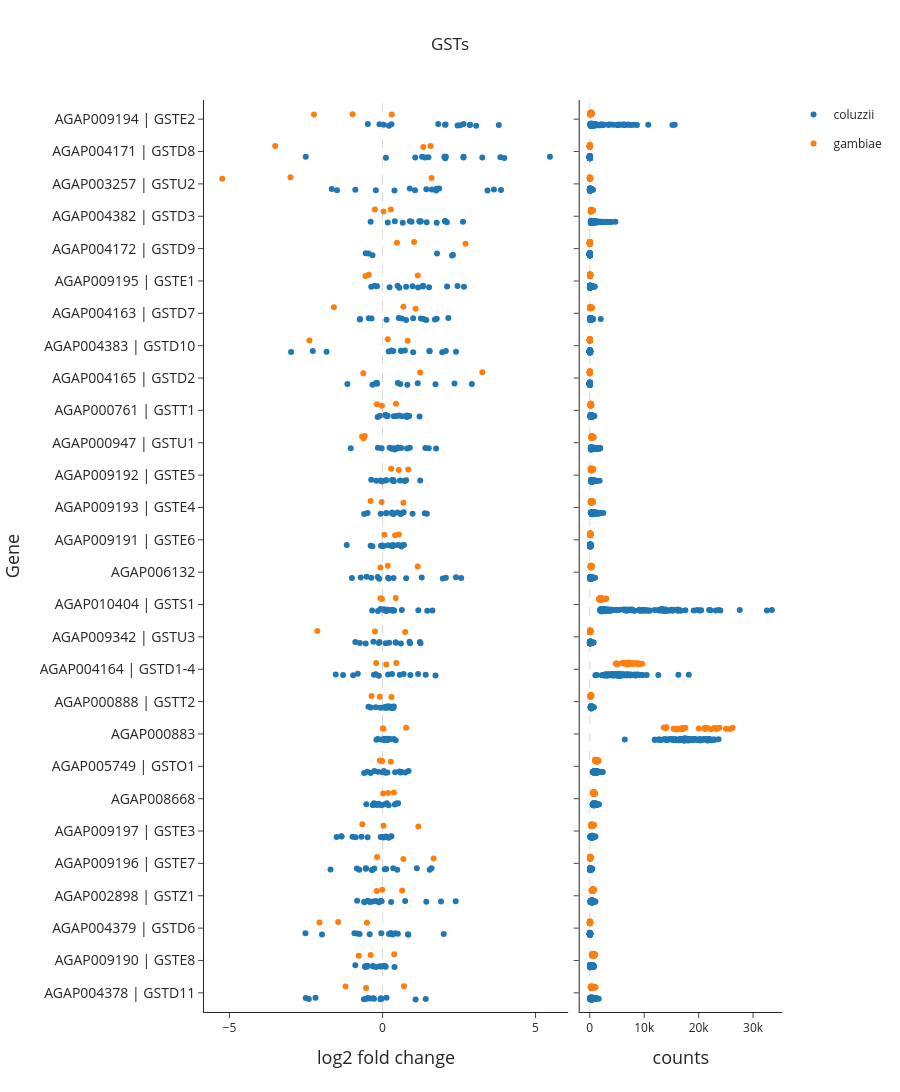

This figure's notebook cell:
### Markdown cell above
## Gene families

Most metabolic resistance genes belong to a few large families: cytochrome P450s, glutathione
S-transferases (GSTs), carboxylesterases (COEs), UDP-glucuronosyltransferases (UGTs) and ABC transporters.
Looking at the whole family shows whether your gene stands out from its relatives, or whether the whole
family moves together.

`plot_gene_family_expression()` takes a **Pfam domain** (short name) or a **GO term**, and plots every
gene that carries it. Useful Pfam names from the AnoExpress notebooks:

| Family | Pfam short names |
|---|---|
| Cytochrome P450s | `p450` |
| GSTs | `GST_N`, `GST_N_3`, `GST_C` |
| Carboxylesterases | `COesterase` |
| ABC transporters | `ABC_membrane`, `ABC_tran` |
| UGTs | `UDPGT` |
| Chemosensory proteins | `OS-D` |
| Odorant binding proteins | `PBP_GOBP` |

### Code cell
xpress.plot_gene_family_expression(
    gene_identifier=["GST_N", "GST_N_3", "GST_C"],
    analysis="gamb_colu",
    title="GSTs",
    sort_by="median",
    width=900,
)

### Figure 1 — Plotly figure (JSON) as saved in the notebook; plotly's stock layout.template omitted (floating-point values rounded to 4 significant figures; data arrays with more than 128 entries replaced by an {"elided": "..."} marker saying what was removed)
{"data": [{"alignmentgroup": "True", "boxpoints": "all", "customdata": {"elided": "420x5 str values"}, "fillcolor": "rgba(255,255,255,0)", "hoveron": "points", "hovertemplate": "species=%{customdata[2]}<br>log2FC=%{x}<br>Label=%{y}<br>resistant=%{customdata[0]}<br>susceptible=%{customdata[1]}<br>country=%{customdata[3]}<br>technology=%{customdata[4]}<extra></extra>", "legendgroup": "coluzzii", "line": {"color": "rgba(255,255,255,0)"}, "marker": {"color": "#1F77B4"}, "name": "coluzzii", "offsetgroup": "coluzzii", "orientation": "h", "pointpos": 0, "showlegend": true, "type": "box", "x": {"elided": "420 float values"}, "x0": " ", "xaxis": "x", "y": {"elided": "420 str values"}, "y0": " ", "yaxis": "y"}, {"alignmentgroup": "True", "boxpoints": "all", "customdata": {"elided": "84x5 str values"}, "fillcolor": "rgba(255,255,255,0)", "hoveron": "points", "hovertemplate": "species=%{customdata[2]}<br>log2FC=%{x}<br>Label=%{y}<br>resistant=%{customdata[0]}<br>susceptible=%{customdata[1]}<br>country=%{customdata[3]}<br>technology=%{customdata[4]}<extra></extra>", "legendgroup": "gambiae", "line": {"color": "rgba(255,255,255,0)"}, "marker": {"color": "#FF7F0E"}, "name": "gambiae", "offsetgroup": "gambiae", "orientation": "h", "pointpos": 0, "showlegend": true, "type": "box", "x": [-1.21, -0.39, -1.45, -0.19, 1.67, 0.03, 0.18, -0.09, 0.03, -0.36, 0.12, 0.74, -0.07, 0.17, 0.06, -0.39, 0.84, -0.62, -0.02, -0.63, 0.82, 0.68, 1.15, 0.47, -0.25, -5.24, -3.51, -0.98, -0.54, 0.38, -2.06, -0.01, -0.18, -0.66, 0.37, -0.01, 0.01, 0.29, -0.21, -0.25, -0.02, -0.07, 0.53, -0.03, 0.28, -0.58, -0.18, 3.26, -2.39, 1.08, -0.45, 1.03, 0.03, 1.6, 1.57, 0.3, 0.7, -0.78, -0.51, 0.64, 0.68, 1.17, 0.02, 0.27, 0.77, -0.09, 0.45, -2.13, 0.43, 1.15, 0.41, 0.68, 0.53, -0.67, 0.44, 1.23, 0.17, -1.59, -0.56, 2.71, 0.27, -3.01, 1.33, -2.24], "x0": " ", "xaxis": "x", "y": ["AGAP004378 | GSTD11", "AGAP009190 | GSTE8", "AGAP004379 | GSTD6", "AGAP002898 | GSTZ1", "AGAP009196 | GSTE7", "AGAP009197 | GSTE3", "AGAP008668", "AGAP005749 | GSTO1", "AGAP000883", "AGAP000888 | GSTT2", "AGAP004164 | GSTD1-4", "AGAP009342 | GSTU3", "AGAP010404 | GSTS1", "AGAP006132", "AGAP009191 | GSTE6", "AGAP009193 | GSTE4", "AGAP009192 | GSTE5", "AGAP000947 | GSTU1", "AGAP000761 | GSTT1", "AGAP004165 | GSTD2", "AGAP004383 | GSTD10", "AGAP004163 | GSTD7", "AGAP009195 | GSTE1", "AGAP004172 | GSTD9", "AGAP004382 | GSTD3", "AGAP003257 | GSTU2", "AGAP004171 | GSTD8", "AGAP009194 | GSTE2", "AGAP004378 | GSTD11", "AGAP009190 | GSTE8", "AGAP004379 | GSTD6", "AGAP002898 | GSTZ1", "AGAP009196 | GSTE7", "AGAP009197 | GSTE3", "AGAP008668", "AGAP005749 | GSTO1", "AGAP000883", "AGAP000888 | GSTT2", "AGAP004164 | GSTD1-4", "AGAP009342 | GSTU3", "AGAP010404 | GSTS1", "AGAP006132", "AGAP009191 | GSTE6", "AGAP009193 | GSTE4", "AGAP009192 | GSTE5", "AGAP000947 | GSTU1", "AGAP000761 | GSTT1", "AGAP004165 | GSTD2", "AGAP004383 | GSTD10", "AGAP004163 | GSTD7", "AGAP009195 | GSTE1", "AGAP004172 | GSTD9", "AGAP004382 | GSTD3", "AGAP003257 | GSTU2", "AGAP004171 | GSTD8", "AGAP009194 | GSTE2", "AGAP004378 | GSTD11", "AGAP009190 | GSTE8", "AGAP004379 | GSTD6", "AGAP002898 | GSTZ1", "AGAP009196 | GSTE7", "AGAP009197 | GSTE3", "AGAP008668", "AGAP005749 | GSTO1", "AGAP000883", "AGAP000888 | GSTT2", "AGAP004164 | GSTD1-4", "AGAP009342 | GSTU3", "AGAP010404 | GSTS1", "AGAP006132", "AGAP009191 | GSTE6", "AGAP009193 | GSTE4", "AGAP009192 | GSTE5", "AGAP000947 | GSTU1", "AGAP000761 | GSTT1", "AGAP004165 | GSTD2", "AGAP004383 | GSTD10", "AGAP004163 | GSTD7", "AGAP009195 | GSTE1", "AGAP004172 | GSTD9", "AGAP004382 | GSTD3", "AGAP003257 | GSTU2", "AGAP004171 | GSTD8", "AGAP009194 | GSTE2"], "y0": " ", "yaxis": "y"}, {"alignmentgroup": "True", "boxpoints": "all", "customdata": {"elided": "2744x3 str values"}, "fillcolor": "rgba(255,255,255,0)", "hoveron": "points", "hovertemplate": "species=%{customdata[1]}<br>counts=%{x}<br>GeneID=%{y}<br>sampleID=%{customdata[0]}<br>country=%{customdata[2]}<extra></extra>", "legendgroup": "coluzzii", "line": {"color": "rgba(255,255,255,0)"}, "marker": {"color": "#1F77B4"}, "name": "coluzzii", "offsetgroup": "coluzzii", "orientation": "h", "pointpos": 0, "showlegend": false, "type": "box", "x": {"elided": "2744 float values"}, "x0": " ", "xaxis": "x2", "y": {"elided": "2744 str values"}, "y0": " ", "yaxis": "y2"}, {"alignmentgroup": "True", "boxpoints": "all", "customdata": {"elided": "728x3 str values"}, "fillcolor": "rgba(255,255,255,0)", "hoveron": "points", "hovertemplate": "species=%{customdata[1]}<br>counts=%{x}<br>GeneID=%{y}<br>sampleID=%{customdata[0]}<br>country=%{customdata[2]}<extra></extra>", "legendgroup": "gambiae", "line": {"color": "rgba(255,255,255,0)"}, "marker": {"color": "#FF7F0E"}, "name": "gambiae", "offsetgroup": "gambiae", "orientation": "h", "pointpos": 0, "showlegend": false, "type": "box", "x": {"elided": "728 float values"}, "x0": " ", "xaxis": "x2", "y": {"elided": "728 str values"}, "y0": " ", "yaxis": "y2"}], "layout": {"boxmode": "group", "height": 2500, "shapes": [{"line": {"color": "grey", "dash": "dash", "width": 1}, "type": "line", "x0": 0, "x1": 0, "xref": "x", "y0": 0, "y1": 1, "yref": "y domain"}, {"line": {"color": "grey", "dash": "dash", "width": 1}, "type": "line", "x0": 0, "x1": 0, "xref": "x2", "y0": 0, "y1": 1, "yref": "y2 domain"}], "title": {"text": "GSTs", "x": 0.5}, "width": 900, "xaxis": {"anchor": "y", "domain": [0.0, 0.63], "title": {"font": {"size": 18}, "text": "log2 fold change"}}, "xaxis2": {"anchor": "y2", "domain": [0.65, 1.0], "title": {"font": {"size": 18}, "text": "counts"}}, "yaxis": {"anchor": "x", "domain": [0.0, 1.0], "tickfont": {"size": 14}, "title": {"font": {"size": 18}, "text": "Gene"}}, "yaxis2": {"anchor": "x2", "domain": [0.0, 1.0], "showticklabels": false}}}
